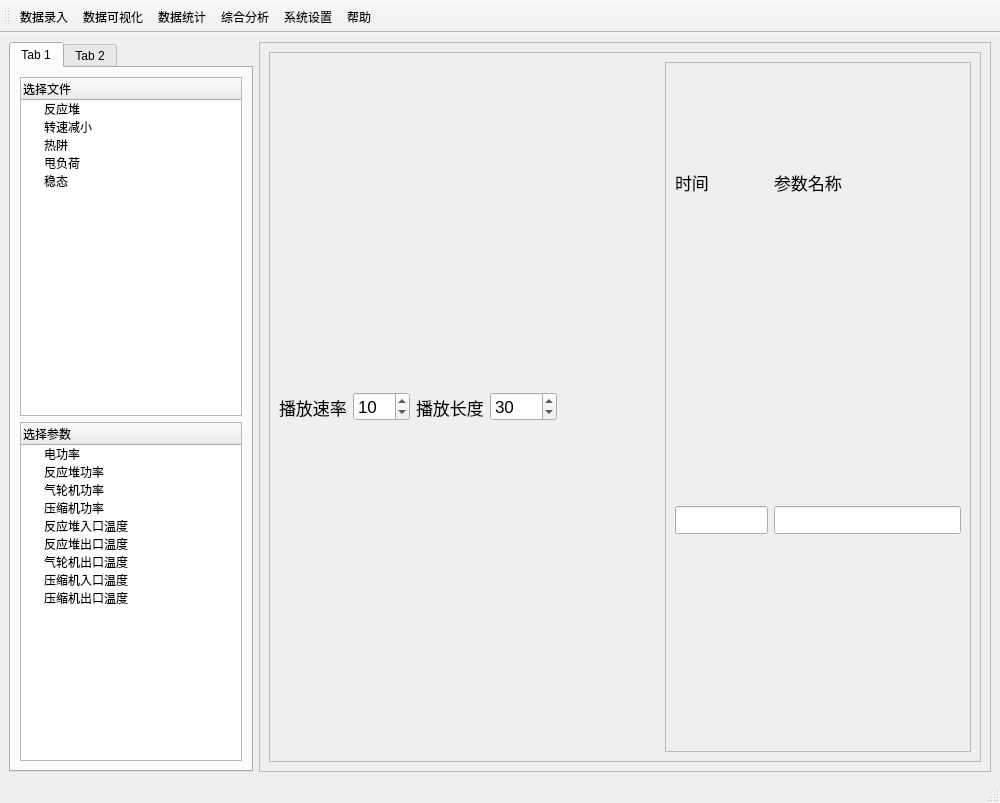
<?xml version="1.0" encoding="UTF-8"?>
<ui version="4.0">
 <class>MainWindow</class>
 <widget class="QMainWindow" name="MainWindow">
  <property name="geometry">
   <rect>
    <x>0</x>
    <y>0</y>
    <width>1000</width>
    <height>803</height>
   </rect>
  </property>
  <property name="windowTitle">
   <string>动力系统</string>
  </property>
  <widget class="QWidget" name="centralwidget">
   <layout class="QHBoxLayout" name="horizontalLayout_2" stretch="1,3">
    <item>
     <widget class="QTabWidget" name="tabWidget">
      <property name="currentIndex">
       <number>0</number>
      </property>
      <widget class="QWidget" name="tab">
       <attribute name="title">
        <string>Tab 1</string>
       </attribute>
       <layout class="QVBoxLayout" name="verticalLayout">
        <item>
         <widget class="QTreeWidget" name="tree_database">
          <column>
           <property name="text">
            <string>选择文件</string>
           </property>
          </column>
          <item>
           <property name="text">
            <string>反应堆</string>
           </property>
          </item>
          <item>
           <property name="text">
            <string>转速减小</string>
           </property>
          </item>
          <item>
           <property name="text">
            <string>热阱</string>
           </property>
          </item>
          <item>
           <property name="text">
            <string>甩负荷</string>
           </property>
          </item>
          <item>
           <property name="text">
            <string>稳态</string>
           </property>
          </item>
         </widget>
        </item>
        <item>
         <widget class="QTreeWidget" name="tree_param">
          <column>
           <property name="text">
            <string>选择参数</string>
           </property>
          </column>
          <item>
           <property name="text">
            <string>电功率</string>
           </property>
          </item>
          <item>
           <property name="text">
            <string>反应堆功率</string>
           </property>
          </item>
          <item>
           <property name="text">
            <string>气轮机功率</string>
           </property>
          </item>
          <item>
           <property name="text">
            <string>压缩机功率</string>
           </property>
          </item>
          <item>
           <property name="text">
            <string>反应堆入口温度</string>
           </property>
          </item>
          <item>
           <property name="text">
            <string>反应堆出口温度</string>
           </property>
          </item>
          <item>
           <property name="text">
            <string>气轮机出口温度</string>
           </property>
          </item>
          <item>
           <property name="text">
            <string>压缩机入口温度</string>
           </property>
          </item>
          <item>
           <property name="text">
            <string>压缩机出口温度</string>
           </property>
          </item>
         </widget>
        </item>
       </layout>
      </widget>
      <widget class="QWidget" name="tab_2">
       <attribute name="title">
        <string>Tab 2</string>
       </attribute>
      </widget>
     </widget>
    </item>
    <item>
     <widget class="QFrame" name="frame_2">
      <property name="frameShape">
       <enum>QFrame::StyledPanel</enum>
      </property>
      <property name="frameShadow">
       <enum>QFrame::Raised</enum>
      </property>
      <layout class="QVBoxLayout" name="verticalLayout_2" stretch="0,1">
       <item>
        <widget class="QFrame" name="frame">
         <property name="frameShape">
          <enum>QFrame::StyledPanel</enum>
         </property>
         <property name="frameShadow">
          <enum>QFrame::Raised</enum>
         </property>
         <layout class="QHBoxLayout" name="horizontalLayout" stretch="0,0,0,0,1,3">
          <item>
           <widget class="QLabel" name="label_2">
            <property name="font">
             <font>
              <pointsize>13</pointsize>
             </font>
            </property>
            <property name="text">
             <string>播放速率</string>
            </property>
           </widget>
          </item>
          <item>
           <widget class="QSpinBox" name="box_speed">
            <property name="font">
             <font>
              <pointsize>13</pointsize>
             </font>
            </property>
            <property name="maximum">
             <number>300</number>
            </property>
            <property name="value">
             <number>10</number>
            </property>
           </widget>
          </item>
          <item>
           <widget class="QLabel" name="label_4">
            <property name="font">
             <font>
              <pointsize>13</pointsize>
             </font>
            </property>
            <property name="text">
             <string>播放长度</string>
            </property>
           </widget>
          </item>
          <item>
           <widget class="QSpinBox" name="box_length">
            <property name="font">
             <font>
              <pointsize>13</pointsize>
             </font>
            </property>
            <property name="minimum">
             <number>1</number>
            </property>
            <property name="maximum">
             <number>9999</number>
            </property>
            <property name="value">
             <number>30</number>
            </property>
           </widget>
          </item>
          <item>
           <spacer name="horizontalSpacer">
            <property name="orientation">
             <enum>Qt::Horizontal</enum>
            </property>
            <property name="sizeHint" stdset="0">
             <size>
              <width>40</width>
              <height>20</height>
             </size>
            </property>
           </spacer>
          </item>
          <item>
           <widget class="QFrame" name="frame_3">
            <property name="frameShape">
             <enum>QFrame::StyledPanel</enum>
            </property>
            <property name="frameShadow">
             <enum>QFrame::Raised</enum>
            </property>
            <layout class="QGridLayout" name="gridLayout" rowstretch="1,1,1" columnstretch="2,4">
             <item row="0" column="0">
              <widget class="QLabel" name="label">
               <property name="font">
                <font>
                 <pointsize>13</pointsize>
                </font>
               </property>
               <property name="text">
                <string>时间</string>
               </property>
              </widget>
             </item>
             <item row="0" column="1">
              <widget class="QLabel" name="label_data_name">
               <property name="font">
                <font>
                 <pointsize>13</pointsize>
                </font>
               </property>
               <property name="text">
                <string>参数名称</string>
               </property>
              </widget>
             </item>
             <item row="1" column="1" rowspan="2">
              <widget class="QLineEdit" name="text_data">
               <property name="font">
                <font>
                 <pointsize>13</pointsize>
                </font>
               </property>
              </widget>
             </item>
             <item row="1" column="0" rowspan="2">
              <widget class="QLineEdit" name="text_time">
               <property name="font">
                <font>
                 <pointsize>13</pointsize>
                </font>
               </property>
              </widget>
             </item>
            </layout>
           </widget>
          </item>
         </layout>
        </widget>
       </item>
       <item>
        <layout class="QVBoxLayout" name="canvas"/>
       </item>
      </layout>
     </widget>
    </item>
   </layout>
  </widget>
  <widget class="QStatusBar" name="statusbar"/>
  <widget class="QToolBar" name="toolBar">
   <property name="windowTitle">
    <string>toolBar</string>
   </property>
   <attribute name="toolBarArea">
    <enum>TopToolBarArea</enum>
   </attribute>
   <attribute name="toolBarBreak">
    <bool>false</bool>
   </attribute>
   <addaction name="action_insert"/>
   <addaction name="action_plot"/>
   <addaction name="action_tongji"/>
   <addaction name="action_analysis"/>
   <addaction name="action_option"/>
   <addaction name="action_help"/>
  </widget>
  <action name="action_insert">
   <property name="checkable">
    <bool>true</bool>
   </property>
   <property name="text">
    <string>数据录入</string>
   </property>
  </action>
  <action name="action_plot">
   <property name="text">
    <string>数据可视化</string>
   </property>
  </action>
  <action name="action_tongji">
   <property name="text">
    <string>数据统计</string>
   </property>
  </action>
  <action name="action_analysis">
   <property name="text">
    <string>综合分析</string>
   </property>
  </action>
  <action name="action_option">
   <property name="text">
    <string>系统设置</string>
   </property>
  </action>
  <action name="action_help">
   <property name="text">
    <string>帮助</string>
   </property>
  </action>
 </widget>
 <resources/>
 <connections/>
</ui>
